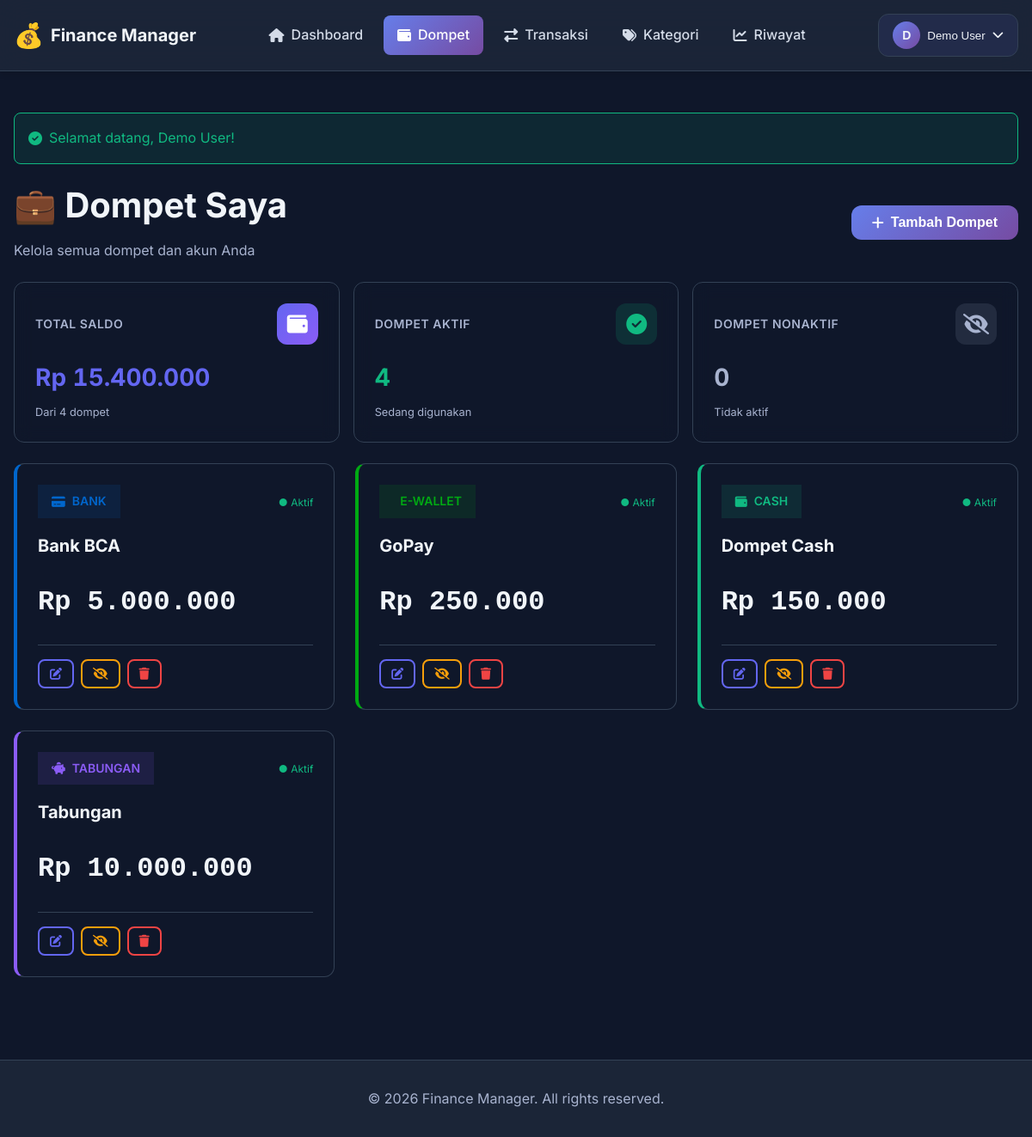
The page /wallets.php (signed in) on the database its author committed.
### tables this page shows
CREATE TABLE users (
    id INT AUTO_INCREMENT PRIMARY KEY,
    username VARCHAR(50) NOT NULL UNIQUE,
    email VARCHAR(100) NOT NULL UNIQUE,
    password VARCHAR(255) NOT NULL,
    full_name VARCHAR(100) NOT NULL,
    created_at TIMESTAMP DEFAULT CURRENT_TIMESTAMP,
    updated_at TIMESTAMP DEFAULT CURRENT_TIMESTAMP ON UPDATE CURRENT_TIMESTAMP,
    INDEX idx_username (username),
    INDEX idx_email (email)
);

CREATE TABLE wallets (
    id INT AUTO_INCREMENT PRIMARY KEY,
    user_id INT NOT NULL,
    name VARCHAR(100) NOT NULL,
    type ENUM('bank', 'e-wallet', 'cash', 'savings', 'investment') NOT NULL,
    balance DECIMAL(15, 2) DEFAULT 0.00,
    color VARCHAR(7) DEFAULT '#4F46E5',
    icon VARCHAR(50) DEFAULT 'wallet',
    description TEXT,
    is_active TINYINT(1) DEFAULT 1,
    created_at TIMESTAMP DEFAULT CURRENT_TIMESTAMP,
    updated_at TIMESTAMP DEFAULT CURRENT_TIMESTAMP ON UPDATE CURRENT_TIMESTAMP,
    FOREIGN KEY (user_id) REFERENCES users(id) ON DELETE CASCADE,
    INDEX idx_user_id (user_id),
    INDEX idx_is_active (is_active)
);

### includes/functions.php (called while the page is built, shortened)
<?php
function formatCurrency($amount) {
    return 'Rp ' . number_format($amount, 0, ',', '.');
}
function isLoggedIn() {
    return isset($_SESSION['user_id']);
}
function getUserId() {
    return $_SESSION['user_id'] ?? null;
}
function getCurrentUser() {
    $sql = "SELECT id, username, email, full_name FROM users WHERE id = ?";
    return fetchOne($sql, [getUserId()]);
}
function getFlash() {
    if (isset($_SESSION['flash'])) {
        $flash = $_SESSION['flash'];
        return $flash;
    }
    return null;
}

### config/database.php (called while the page is built, shortened)
<?php
try {
    $dsn = "mysql:host=" . DB_HOST . ";dbname=" . DB_NAME . ";charset=" . DB_CHARSET;
    $options = [
        PDO::ATTR_ERRMODE            => PDO::ERRMODE_EXCEPTION,
        PDO::ATTR_DEFAULT_FETCH_MODE => PDO::FETCH_ASSOC,
        PDO::ATTR_EMULATE_PREPARES   => false,
    ];
    $pdo = new PDO($dsn, DB_USER, DB_PASS, $options);
} catch (PDOException $e) {
    error_log("Database Connection Error: " . $e->getMessage());
    die("Database connection failed. Please try again later.");
}
function query($sql, $params = []) {
    global $pdo;
    try {
        $stmt = $pdo->prepare($sql);
        $stmt->execute($params);
        return $stmt;
    } catch (PDOException $e) {
        error_log("Query Error: " . $e->getMessage());
        throw $e;
    }
}
function fetchAll($sql, $params = []) {
    return query($sql, $params)->fetchAll();
}
function fetchOne($sql, $params = []) {
    return query($sql, $params)->fetch();
}

### wallets.php (the view, shortened to what this page needs)
<?php
require_once __DIR__ . '/includes/header.php';
$userId = getUserId();
$wallets = fetchAll(
    "SELECT * FROM wallets WHERE user_id = ? ORDER BY created_at DESC",
    [$userId]
);
$totalBalance = 0;
$activeWallets = 0;
$inactiveWallets = 0;
foreach ($wallets as $wallet) {
    $totalBalance += $wallet['balance'];
    if ($wallet['is_active']) {
        $activeWallets++;
    } else {
        $inactiveWallets++;
    }
}
$walletTypes = [
    'bank' => ['icon' => 'university', 'label' => 'Bank'],
    'e-wallet' => ['icon' => 'mobile-alt', 'label' => 'E-Wallet'],
    'cash' => ['icon' => 'money-bill-wave', 'label' => 'Cash'],
    'savings' => ['icon' => 'piggy-bank', 'label' => 'Tabungan'],
    'investment' => ['icon' => 'chart-line', 'label' => 'Investasi']
];
?>
<div class="page-header mb-3 d-flex justify-between align-center">
    <div>
        <h1>💼 Dompet Saya</h1>
        <p style="color: var(--text-muted);">Kelola semua dompet dan akun Anda</p>
    </div>
    <button class="btn btn-primary" onclick="openAddWalletModal()">
        <i class="fas fa-plus"></i>
        <span>Tambah Dompet</span>
    </button>
</div>
<?php if (empty($wallets)): ?>
    <div class="card">
        <div class="card-body">
            <div class="empty-state">
                <div class="empty-state-icon">
                    <i class="fas fa-wallet"></i>
                </div>
                <h3 class="empty-state-title">Belum Ada Dompet</h3>
                <p class="empty-state-description">Mulai dengan menambahkan dompet pertama Anda untuk mengelola keuangan dengan lebih baik</p>
                <button class="btn btn-primary btn-lg" onclick="openAddWalletModal()">
                    <i class="fas fa-plus"></i>
                    <span>Tambah Dompet Sekarang</span>
                </button>
            </div>
        </div>
    </div>
<?php else: ?>
    <div class="stats-grid mb-3">
        <div class="stat-card">
            <div class="stat-header">
                <div class="stat-label">Total Saldo</div>
                <div class="stat-icon" style="background: linear-gradient(135deg, #6366F1 0%, #8B5CF6 100%); color: white; width: 48px; height: 48px; border-radius: 12px; display: flex; align-items: center; justify-content: center; font-size: 1.5rem;">
                    <i class="fas fa-wallet"></i>
                </div>
            </div>
            <div class="stat-value" style="font-size: 1.75rem; font-weight: 700; margin: 0.5rem 0; color: var(--primary);">
                <?php echo formatCurrency($totalBalance); ?>
            </div>
            <div class="stat-sublabel" style="font-size: 0.8rem; color: var(--text-muted);">
                Dari <?php echo count($wallets); ?> dompet
            </div>
        </div>
        <div class="stat-card">
            <div class="stat-header">
                <div class="stat-label">Dompet Aktif</div>
                <div class="stat-icon" style="background: rgba(16, 185, 129, 0.15); color: var(--secondary); width: 48px; height: 48px; border-radius: 12px; display: flex; align-items: center; justify-content: center; font-size: 1.5rem;">
                    <i class="fas fa-check-circle"></i>
                </div>
            </div>
            <div class="stat-value" style="font-size: 1.75rem; font-weight: 700; margin: 0.5rem 0; color: var(--secondary);">
                <?php echo $activeWallets; ?>
            </div>
            <div class="stat-sublabel" style="font-size: 0.8rem; color: var(--text-muted);">
                Sedang digunakan
            </div>
        </div>
        <div class="stat-card">
            <div class="stat-header">
                <div class="stat-label">Dompet Nonaktif</div>
                <div class="stat-icon" style="background: rgba(148, 163, 184, 0.15); color: var(--text-muted); width: 48px; height: 48px; border-radius: 12px; display: flex; align-items: center; justify-content: center; font-size: 1.5rem;">
                    <i class="fas fa-eye-slash"></i>
                </div>
            </div>
            <div class="stat-value" style="font-size: 1.75rem; font-weight: 700; margin: 0.5rem 0; color: var(--text-muted);">
                <?php echo $inactiveWallets; ?>
            </div>
            <div class="stat-sublabel" style="font-size: 0.8rem; color: var(--text-muted);">
                Tidak aktif
            </div>
        </div>
    </div>
    <div class="wallet-grid">
        <?php foreach ($wallets as $wallet): ?>
            <div class="wallet-card" style="border-left: 4px solid <?php echo $wallet['color']; ?>;">
                <div class="wallet-header">
                    <div class="wallet-type" style="background: <?php echo $wallet['color']; ?>20; color: <?php echo $wallet['color']; ?>;">
                        <i class="fas fa-<?php echo $wallet['icon']; ?>"></i>
                        <span><?php echo $walletTypes[$wallet['type']]['label'] ?? ucfirst($wallet['type']); ?></span>
                    </div>
                    <div>
                        <?php if ($wallet['is_active']): ?>
                            <span style="color: var(--secondary); font-size: 0.75rem;">● Aktif</span>
                        <?php else: ?>
                            <span style="color: var(--text-muted); font-size: 0.75rem;">● Nonaktif</span>
                        <?php endif; ?>
                    </div>
                </div>
                <div class="wallet-name"><?php echo $wallet['name']; ?></div>
                <div class="wallet-balance"><?php echo formatCurrency($wallet['balance']); ?></div>
                <div class="wallet-actions">
                    <button class="btn btn-sm btn-outline"
                            data-wallet-id="<?php echo htmlspecialchars($wallet['id']); ?>"
                            data-wallet-name="<?php echo htmlspecialchars($wallet['name']); ?>"
                            data-wallet-type="<?php echo htmlspecialchars($wallet['type']); ?>"
                            data-wallet-balance="<?php echo htmlspecialchars($wallet['balance']); ?>"
                            data-wallet-color="<?php echo htmlspecialchars($wallet['color']); ?>"
                            data-wallet-icon="<?php echo htmlspecialchars($wallet['icon']); ?>"
                            data-wallet-description="<?php echo htmlspecialchars($wallet['description'] ?? ''); ?>"
                            onclick="editWallet(this)"
                            title="Edit Dompet">
                        <i class="fas fa-edit"></i>
                    </button>
                    <?php if ($wallet['is_active']): ?>
                        <button class="btn btn-sm btn-outline"
                                onclick="toggleWalletStatus(<?php echo $wallet['id']; ?>, 0)"
                                style="border-color: var(--warning); color: var(--warning);"
                                title="Nonaktifkan Dompet">
                            <i class="fas fa-eye-slash"></i>
                        </button>
                    <?php endif; ?>
                    <button class="btn btn-sm btn-outline"
                            onclick="deleteWallet(<?php echo $wallet['id']; ?>, '<?php echo htmlspecialchars($wallet['name'], ENT_QUOTES); ?>')"
                            style="border-color: var(--danger); color: var(--danger);"
                            title="Hapus Dompet">
                        <i class="fas fa-trash"></i>
                    </button>
                </div>
            </div>
        <?php endforeach; ?>
    </div>
<?php endif; ?>
<?php require_once __DIR__ . '/includes/footer.php'; ?>

### includes/header.php (shortened to what this page needs)
<?php
require_once __DIR__ . '/../config/database.php';
require_once __DIR__ . '/../includes/functions.php';
$user = getCurrentUser();
$currentPage = basename($_SERVER['PHP_SELF'], '.php');
?>
<!DOCTYPE html>
<html lang="id">
<head>
    <link rel="stylesheet" href="https://cdnjs.cloudflare.com/ajax/libs/font-awesome/6.4.0/css/all.min.css">
    <link rel="stylesheet" href="/uangnew/assets/css/style.css">
    <link rel="stylesheet" href="/uangnew/assets/css/components.css">
    <link rel="stylesheet" href="/uangnew/assets/css/app.css">
</head>
<body>
    <nav class="navbar">
        <div class="container">
            <div class="navbar-content">
                <div class="navbar-brand">
                    <span class="brand-icon">💰</span>
                    <span class="brand-text"><?php echo APP_NAME; ?></span>
                </div>
                <div class="navbar-menu" id="navbarMenu">
                    <a href="/uangnew/index.php" class="nav-link <?php echo $currentPage === 'index' ? 'active' : ''; ?>">
                        <i class="fas fa-home"></i>
                        <span>Dashboard</span>
                    </a>
                    <a href="/uangnew/wallets.php" class="nav-link <?php echo $currentPage === 'wallets' ? 'active' : ''; ?>">
                        <i class="fas fa-wallet"></i>
                        <span>Dompet</span>
                    </a>
                    <a href="/uangnew/transactions.php" class="nav-link <?php echo $currentPage === 'transactions' ? 'active' : ''; ?>">
                        <i class="fas fa-exchange-alt"></i>
                        <span>Transaksi</span>
                    </a>
                    <a href="/uangnew/categories.php" class="nav-link <?php echo $currentPage === 'categories' ? 'active' : ''; ?>">
                        <i class="fas fa-tags"></i>
                        <span>Kategori</span>
                    </a>
                    <a href="/uangnew/history.php" class="nav-link <?php echo $currentPage === 'history' ? 'active' : ''; ?>">
                        <i class="fas fa-chart-line"></i>
                        <span>Riwayat</span>
                    </a>
                </div>
                <div class="navbar-user">
                    <div class="user-dropdown">
                        <button class="user-dropdown-toggle">
                            <div class="user-avatar"><?php echo strtoupper(substr($user['full_name'], 0, 1)); ?></div>
                            <span class="user-name"><?php echo $user['full_name']; ?></span>
                            <i class="fas fa-chevron-down"></i>
                        </button>
                    </div>
                </div>
            </div>
        </div>
    </nav>
    <main class="main-content" id="main-content" role="main">
        <div class="container">
            <?php $flash = getFlash(); if ($flash): ?>
                <div class="alert alert-<?php echo $flash['type']; ?>">
                    <i class="fas fa-<?php echo $flash['type'] === 'success' ? 'check-circle' : 'exclamation-circle'; ?>"></i>
                    <?php echo $flash['message']; ?>
                </div>
            <?php endif; ?>

### rows shown on the page
users: full_name "D", full_name "Demo User"
wallets: type "BANK", is_active "● Aktif", name "Bank BCA", balance "Rp 5.000.000"
wallets: type "E-WALLET", is_active "● Aktif", name "GoPay", balance "Rp 250.000"
wallets: type "CASH", is_active "● Aktif", name "Dompet Cash", balance "Rp 150.000"
wallets: name "TABUNGAN", is_active "● Aktif", name "Tabungan", balance "Rp 10.000.000"

### other values the page prints
APP_NAME "Finance Manager"
$flash['message'] "Selamat datang, Demo User!"
formatCurrency($totalBalance) "Rp 15.400.000"
count($wallets) "4"
$activeWallets "4"
$inactiveWallets "0"
